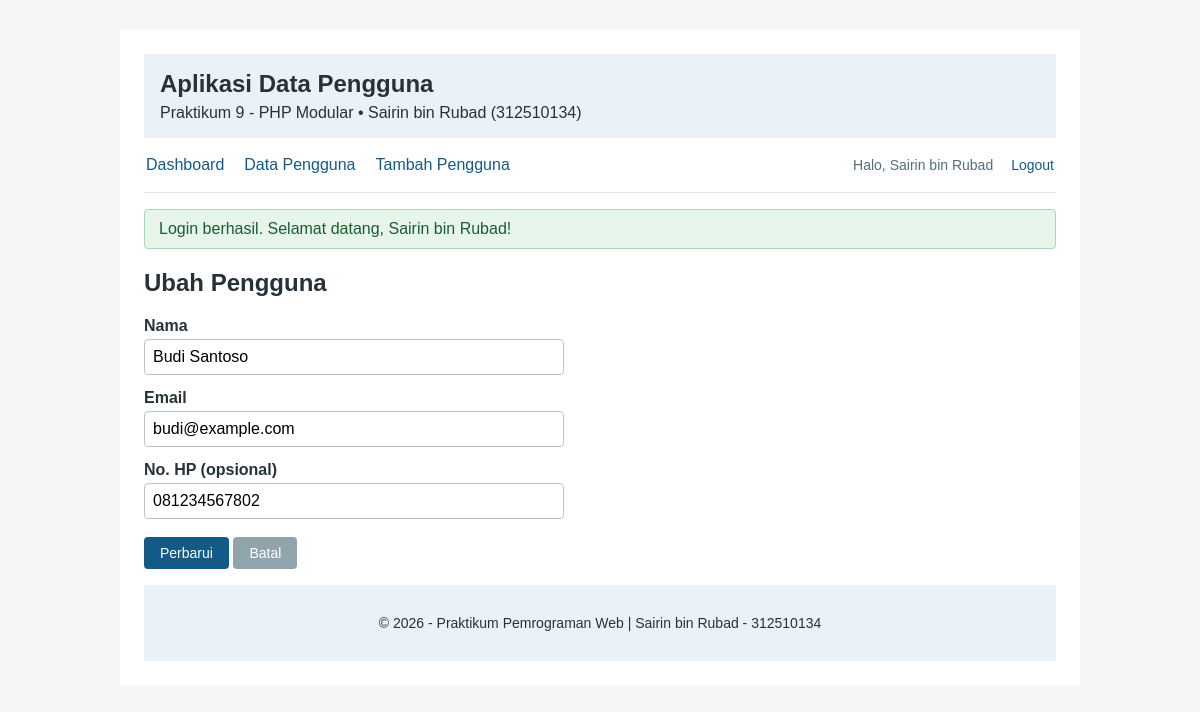
The app's page /index.php?page=user/edit&id=2 (signed in) with its own data.
### tables this page shows
CREATE TABLE IF NOT EXISTS users (
    id         INT UNSIGNED NOT NULL AUTO_INCREMENT,
    nama       VARCHAR(100) NOT NULL,
    email      VARCHAR(150) NOT NULL,
    no_hp      VARCHAR(20)  DEFAULT NULL,
    created_at TIMESTAMP    NOT NULL DEFAULT CURRENT_TIMESTAMP,
    PRIMARY KEY (id),
    UNIQUE KEY uq_users_email (email)
);

### index.php (called while the page is built, shortened)
<?php
require_once __DIR__ . '/helpers/functions.php';
$routes = [
    'dashboard'   => ['file' => __DIR__ . '/views/dashboard.php',      'judul' => 'Dashboard',        'auth' => true],
    'user/list'   => ['file' => __DIR__ . '/modules/user/list.php',    'judul' => 'Data Pengguna',    'auth' => true],
    'user/add'    => ['file' => __DIR__ . '/modules/user/add.php',     'judul' => 'Tambah Pengguna',  'auth' => true],
    'user/edit'   => ['file' => __DIR__ . '/modules/user/edit.php',    'judul' => 'Ubah Pengguna',    'auth' => true],
    'user/delete' => ['file' => __DIR__ . '/modules/user/delete.php',  'judul' => 'Hapus Pengguna',   'auth' => true],
    'auth/login'  => ['file' => __DIR__ . '/modules/auth/login.php',   'judul' => 'Login',            'auth' => false],
    'auth/logout' => ['file' => __DIR__ . '/modules/auth/logout.php',  'judul' => 'Logout',           'auth' => false],
];
$page = $_GET['page'] ?? 'dashboard';
if (!is_string($page) || !array_key_exists($page, $routes)) {
    http_response_code(404);
    $page        = '404';
    $judul       = '404 - Halaman tidak ditemukan';
    $contentFile = __DIR__ . '/views/404.php';
} else {
    $route = $routes[$page];
    $contentFile = $route['file'];
}
require_once __DIR__ . '/views/header.php';
require $contentFile;
require_once __DIR__ . '/views/footer.php';

### helpers/functions.php (called while the page is built, shortened)
<?php
function e($nilai): string {
    return htmlspecialchars((string)$nilai, ENT_QUOTES, 'UTF-8');
}
function base_path(): string {
    $dir = str_replace('\\', '/', dirname($_SERVER['SCRIPT_NAME'] ?? ''));
    return ($dir === '/' || $dir === '.') ? '' : rtrim($dir, '/');
}
function url(string $page = 'dashboard', array $params = []): string {
    $query = array_merge(['page' => $page], $params);
    return base_path() . '/index.php?' . http_build_query($query);
}

### modules/user/edit.php (the view, shortened to what this page needs)
<?php
$id = filter_var($_GET['id'] ?? null, FILTER_VALIDATE_INT, ['options' => ['min_range' => 1]]);
$stmt = $pdo->prepare('SELECT * FROM users WHERE id = :id');
$stmt->execute([':id' => $id]);
$user = $stmt->fetch();
$nama  = $user['nama'];
$email = $user['email'];
$no_hp = (string)($user['no_hp'] ?? '');
?>
<section>
    <h2>Ubah Pengguna</h2>
    <form method="post" action="">
        <label for="nama">Nama</label>
        <input type="text" id="nama" name="nama" value="<?php echo e($nama); ?>" required>
        <label for="email">Email</label>
        <input type="email" id="email" name="email" value="<?php echo e($email); ?>" required>
        <label for="no_hp">No. HP (opsional)</label>
        <input type="text" id="no_hp" name="no_hp" value="<?php echo e($no_hp); ?>">
        <div class="form-actions">
            <button type="submit">Perbarui</button>
            <a class="btn-cancel" href="<?php echo e(url('user/list')); ?>">Batal</a>
        </div>
    </form>
</section>

### assets/css/style.css (style rules this page uses)
* { box-sizing: border-box; }
body { margin: 0; font-family: Arial, sans-serif; background: #f4f6f8; color: #263238; }
form label { display: block; margin: 14px 0 4px; font-weight: bold; }
form input[type=text], form input[type=email], form input[type=password] { width: 100%; max-width: 420px; padding: 8px; border: 1px solid #b8c4cc; border-radius: 4px; font: inherit; }
button, .btn, .btn-cancel, .btn-sm { display: inline-block; padding: 8px 16px; background: #145a86; color: #fff; border: 0; border-radius: 4px; cursor: pointer; font: inherit; font-size: 14px; text-decoration: none; }
.btn-cancel { background: #90a4ae; }
.form-actions { margin-top: 18px; }

### records on screen
users: nama "Budi Santoso", email "budi@example.com", no_hp "081234567802"

### other values on screen
$_SESSION['admin_nama'] "Sairin bin Rubad"
$flash['pesan'] "Login berhasil. Selamat datang, Sairin bin Rubad!"
